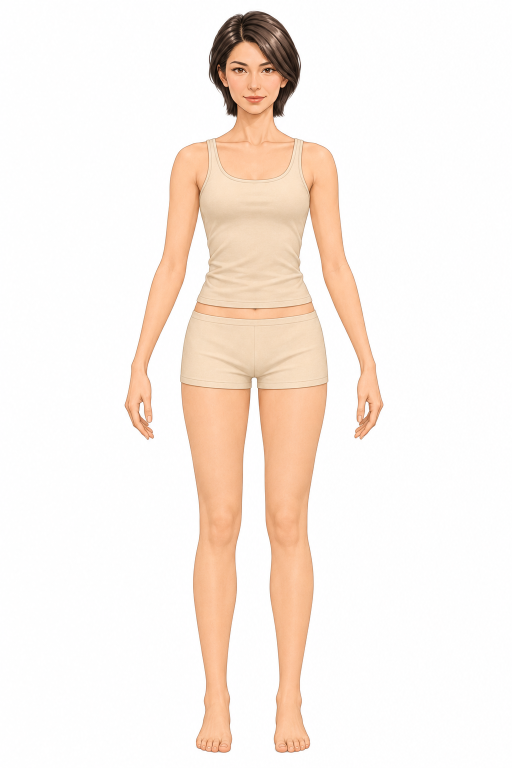
#> input picture artwork/woman-bob/standard-base-white.png, 1024 x 1536 px (shown at 1/2 size)
$ python fit-standard-bob.py
#> lines starting #> are read from the running program, lines starting #| are printed output that depends on the picture; after the words box and inside, x2 and y2 are one past the last pixel; in counts of white or black regions, pixels touching at a corner belong together
"""Export two base layers and fit existing Woman-Bob wardrobe artwork.

Fit curves are authored in the renderer's 560×1536 canvas. Each row describes
destination y, source y and two destination edge positions (four for trousers).
The white master and wardrobe display thumbnails are read-only inputs.
"""
import argparse
from importlib import import_module
from pathlib import Path

import numpy as np
from PIL import Image, ImageFilter

SIZE = (560,1536)

TOP_PINS = {
    "purple-graphic-tee": [
        [.354,.009,234,288], [.375,.055,239,307], [.439,.10,259,322],
        [.5,.111,279,324], [.5,.15,279,335], [.238,.053,186,302],
        [.141,.075,145,313], [.083,.151,124,339], [.047,.235,117,359],
        [.145,.269,157,366], [.006,.430,105,404], [.080,.462,128,414],
        [.191,.485,166,426], [.195,.503,167,434], [.215,.59,168,464],
        [.232,.701,173,503], [.237,.79,177,541], [.203,.902,164,584],
        [.181,.985,153,620], [.5,.991,279,630],
        [.286,.331,208,383], [.5,.323,279,378], [.30,.499,213,447],
        [.5,.495,279,439], [.5,.71,279,500],
    ],
    "navy-shirt": [
        [.5,.002,278,272], [.381,.009,237,277], [.366,.035,232,289],
        [.319,.075,216,292], [.376,.07,237,299], [.409,.12,248,324],
        [.316,.201,211,354], [.5,.22,278,353], [.5,.264,278,370],
        [.208,.111,174,304], [.117,.138,143,314], [.080,.181,127,331],
        [.059,.231,120,353], [.018,.375,109,400], [.003,.432,104,416],
        [.085,.470,130,426], [.201,.48,167,435], [.205,.506,169,443],
        [.225,.583,174,477], [.246,.702,179,529], [.209,.801,173,565],
        [.173,.907,157,608], [.215,.958,172,618], [.5,.998,278,633],
        [.287,.331,203,396], [.5,.397,278,421], [.322,.50,214,462],
        [.5,.55,278,475], [.5,.71,278,527],
    ],
}
# Source u/v, followed by destination x/y. Inner and outer sleeve points
# preserve each cuff and keep the neck, placket and hem coherent.
DRESS = [
    [.228,.012,145,315], [.276,.009,175,308], [.356,.005,212,297],
    [.370,.015,214,315], [.380,.030,218,332], [.391,.037,226,341],
    [.430,.044,246,348], [.50,.046,279,355],
    [.191,.040,122,337], [.161,.086,109,374], [.18,.115,113,395],
    [.211,.120,129,401], [.291,.128,165,414], [.303,.107,169,390],
    [.309,.120,168,407], [.312,.129,168,422], [.317,.140,169,441],
    [.327,.160,172,468], [.338,.180,176,508],
    [.374,.082,195,389], [.50,.081,279,378], [.385,.153,200,471],
    [.50,.147,279,452], [.349,.211,179,550], [.411,.215,221,562], [.50,.216,279,571],
    [.328,.240,161,606], [.299,.270,145,653], [.273,.302,133,699],
    [.245,.342,128,749], [.193,.458,122,860],
    [.116,.640,91,1060], [.061,.80,66,1233], [.004,.944,53,1387],
    [.081,.971,88,1398], [.22,.981,157,1412], [.50,.991,280,1417],
]
# Separate pattern pieces keep moving the cuff from pulling on the hip.
# All source locations are fractions of the original garment illustration.
COAT_BODICE = [
    [.50,.000,277,260], [.349,.022,230,264], [.50,.056,277,288],
    [.332,.068,226,282], [.319,.108,216,292], [.50,.156,277,322],
    [.242,.151,184,309], [.231,.229,171,351], [.244,.297,164,386],
    [.265,.380,160,432], [.387,.378,215,427], [.50,.377,277,434],
    [.265,.466,156,483], [.281,.509,155,508], [.50,.507,277,519],
    [.252,.569,147,544], [.211,.676,141,591], [.50,.664,277,601],
    [.182,.796,133,650], [.50,.808,277,668], [.172,.893,131,682],
    [.178,.941,136,701], [.203,.967,146,708], [.287,.989,170,715],
    [.403,.994,222,722], [.50,.997,277,724],
]
COAT_SLEEVE = [
    [.319,.106,216,291], [.219,.148,154,308], [.178,.182,128,323],
    [.152,.229,110,351], [.246,.290,159,395], [.130,.268,105,377],
    [.265,.374,157,437], [.102,.397,94,446], [.082,.438,90,474],
    [.259,.480,160,498], [.068,.490,84,504], [.062,.550,77,544],
    [.247,.545,149,547], [.229,.577,145,568], [.054,.583,67,574],
    [.219,.632,141,600], [.039,.637,58,602], [.028,.688,52,624],
    [.198,.709,122,640], [.012,.754,40,664], [.181,.772,109,675],
    [.003,.819,30,689], [.179,.849,96,707], [.015,.881,30,716],
    [.163,.892,85,726], [.027,.906,36,724], [.149,.917,78,738],
    [.030,.925,36,735], [.087,.930,54,745], [.142,.931,74,747],
]
PANTS = {
    "light-blue-jeans": [
        [596,535,166,390,280,280], [615,551,157,399,280,280],
        [668,615,136,422,280,280], [742,725,123,435,279,280],
        [782,778,127,430,274,281], [830,835,134,422,270,283],
        [942,953,147,408,260,291], [1055,1080,151,406,257,292],
        [1170,1200,150,404,250,300], [1315,1358,152,402,245,311],
        [1386,1444,154,400,244,311], [1393,1458,154,400,244,311],
    ],
    "black-trousers": [
        [593,541,170,391,280,280], [620,567,155,400,280,280],
        [698,688,134,424,280,280], [755,758,125,431,278,282],
        [800,799,129,431,273,285], [912,902,142,416,263,290],
        [1048,1060,147,410,257,292], [1170,1180,149,410,250,299],
        [1318,1360,149,409,248,311], [1383,1442,149,409,248,312],
        [1392,1467,149,409,248,312],
    ],
    "gray-joggers": [
        [597,542,166,392,280,280], [627,581,157,399,280,280],
        [710,695,134,426,280,280], [786,787,127,432,279,282],
        [840,834,128,431,270,287], [960,960,138,420,261,290],
        [1106,1100,143,413,256,295], [1240,1240,142,416,253,301],
        [1345,1380,148,409,249,311], [1388,1439,155,400,245,314],
        [1401,1458,155,399,245,314],
    ],
}


def load(folder,name):
    return Image.open(folder/(name+".webp")).convert("RGBA")


def save(folder,name,image):
    image.save(folder/(name+".webp"),"WEBP",lossless=True,method=4)


def master_layers(root,target):
    rgb=np.asarray(Image.open(root/"artwork/woman-bob/standard-base-white.png").convert("RGB")).astype(float)
    # Subtract the near-neutral backdrop according to its measured brightness.
    # Solid subject pixels, including all facial features, remain unchanged.
    baseline=np.median(np.concatenate((rgb[:,:45],rgb[:,-45:]),axis=1),axis=1)[:,None,:]
#> baseline = 1536 rows, first 8: [254, 254, 254], [254, 254, 254], [254, 254, 254], [254, 254, 254], [254, 254, 254], [254, 254, 254], [254, 254, 254], [254, 254, 254]
    d=np.max(baseline-rgb,axis=2)
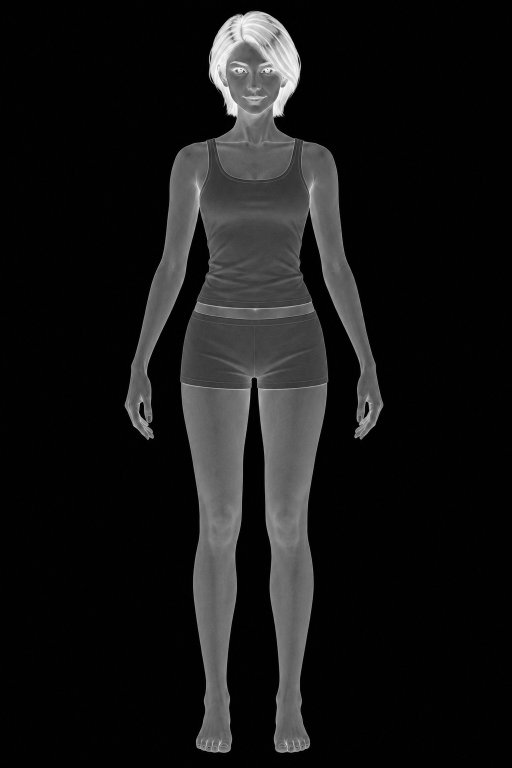
#> d: shape (1536, 1024) float64 (shown at 1/2 size); min -1, max 254, mean 21.3; drawn with min black and max white
    alpha=np.clip((d-9)/44,0,1)
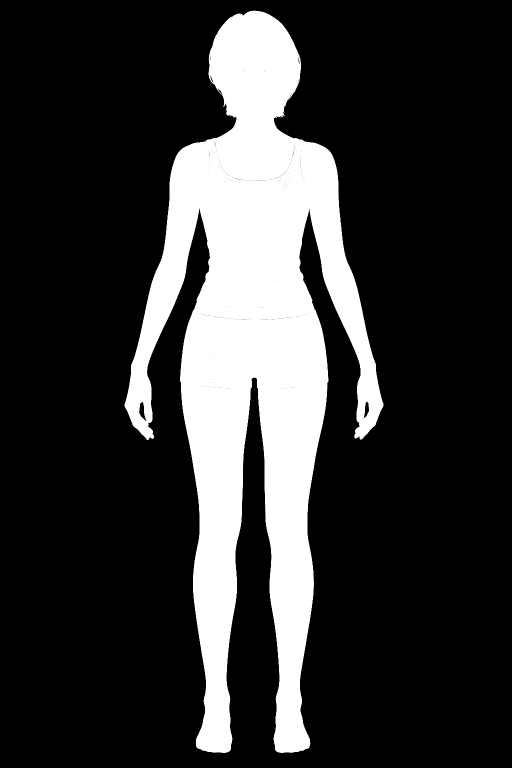
#> alpha: shape (1536, 1024) float64 (shown at 1/2 size); min 0, max 1, mean 0.207
    alpha[alpha>.92]=1
    edge=(alpha>0)&(alpha<1)
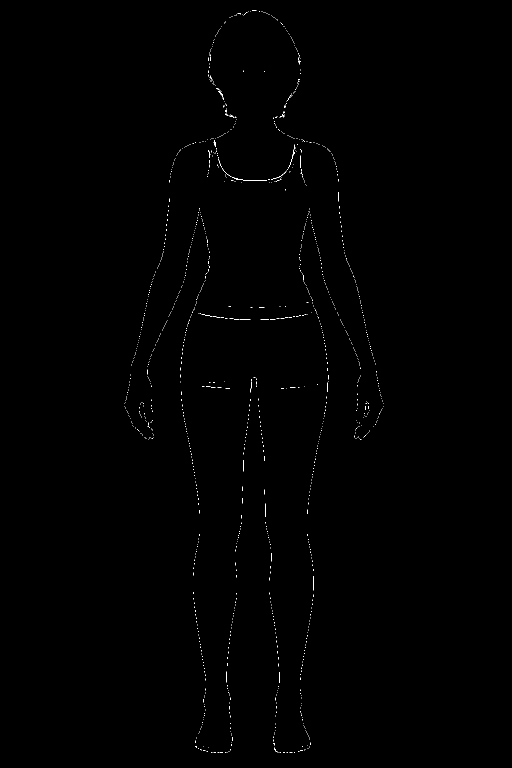
#> edge: shape (1536, 1024) bool (shown at 1/2 size); 0.22% white in thin lines or dots, all inside (x1, y1, x2, y2) = (249, 21, 767, 1506)
    rgb[edge]=np.clip((rgb[edge]-255*(1-alpha[edge,None]))/alpha[edge,None],0,255)
    keyed=Image.fromarray(np.rint(np.dstack((rgb,alpha*255))).astype("uint8"))
    aligned=Image.new("RGBA",SIZE)
#> aligned: PIL image 560x1536 RGBA; every value is 0
    aligned.paste(keyed.resize((983,1475),Image.Resampling.LANCZOS),(-212,35))
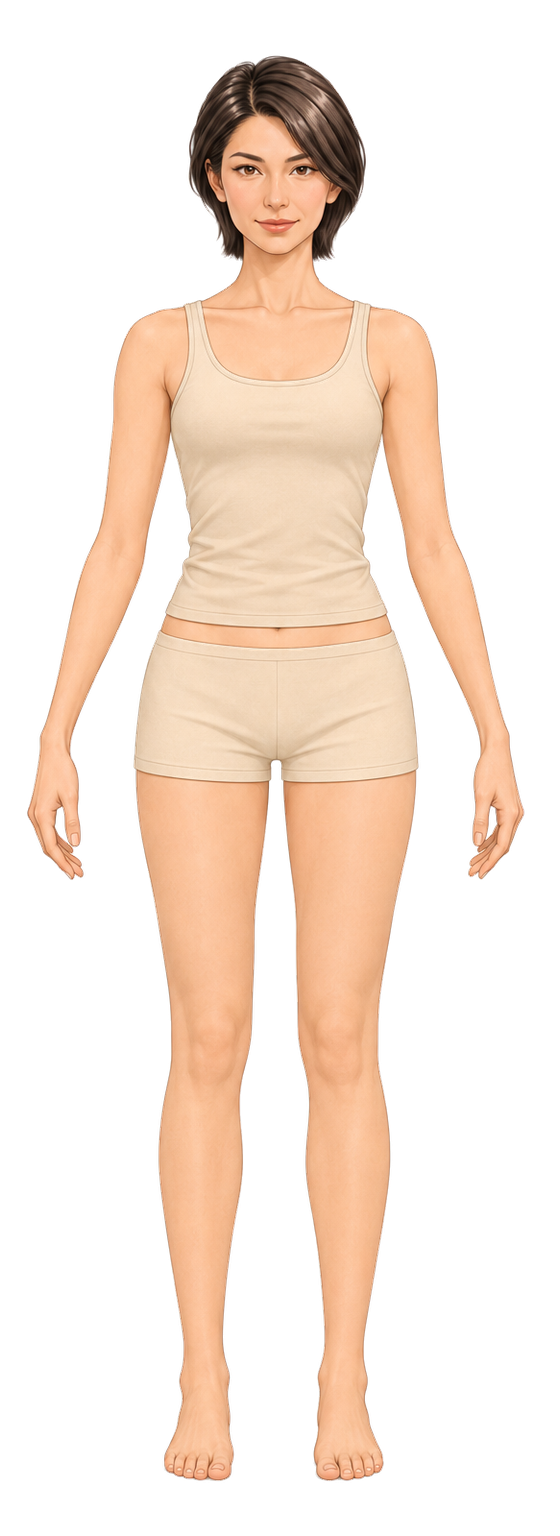
#> aligned: PIL image 560x1536 RGBA; mean R, G, B, A 84.1, 67.7, 55.4, 89.2; transparent parts drawn white
    arr=np.asarray(aligned).copy()
    arr[arr[:,:,3]<12,3]=0
#> arr: shape (1536, 560, 4); 0.82% of pixels changed, all inside (x1, y1, x2, y2) = (25, 53, 527, 1484)
    # Keep hair and head as a separate layer above rear collars.
    head=arr.copy()
    head[287:,:,3]=0
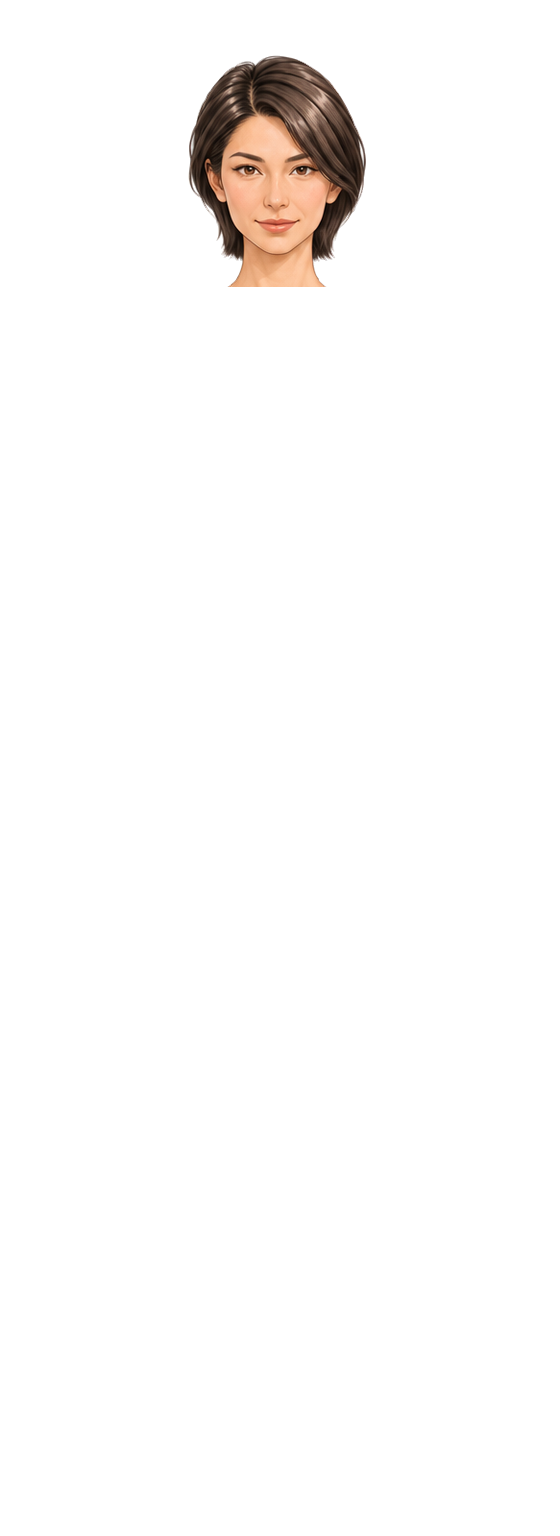
#> head: shape (1536, 560, 4); mean R, G, B, A 84.1, 67.7, 55.4, 9.1; transparent parts drawn white
    arr[:277,:,3]=0
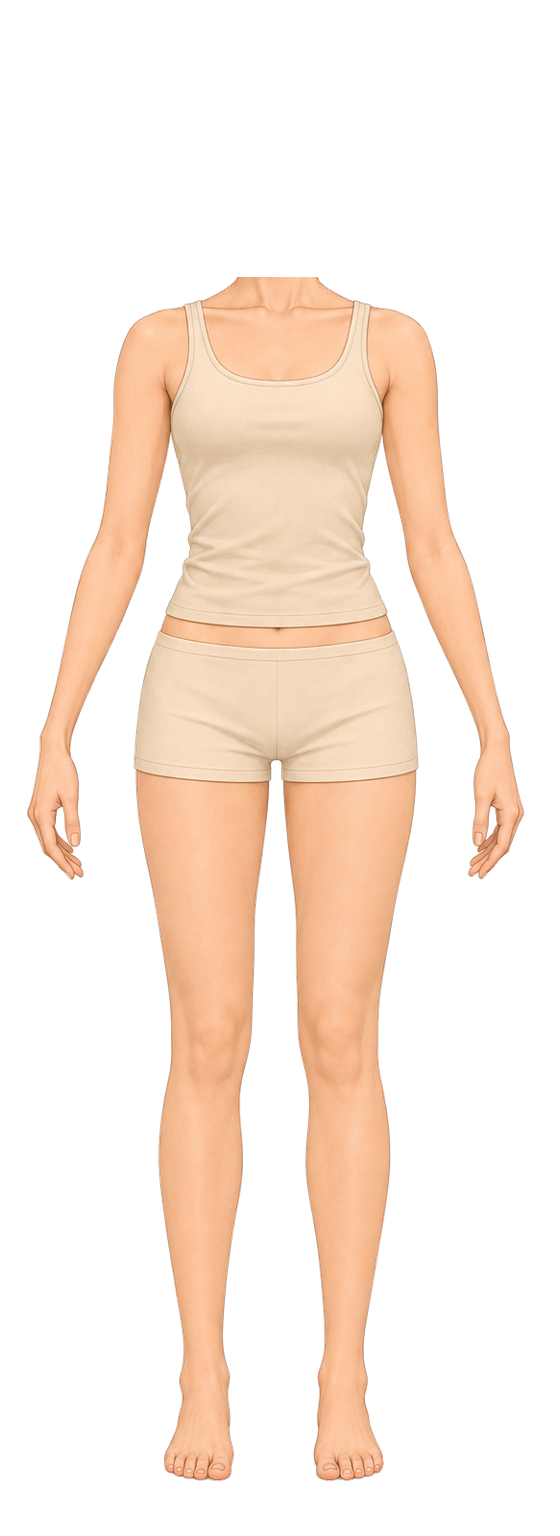
#> arr: shape (1536, 560, 4); mean R, G, B, A 84.1, 67.7, 55.4, 80.3; transparent parts drawn white
    save(target,"head",Image.fromarray(head))
    save(target,"body",Image.fromarray(arr))


# [82 lines left out: functions resample, fitted, cover_pants, full_pins, garment_volume, not called in this run]


def source_art(root, name):
    return Image.open(root/"artwork/woman-bob"/(name+".png")).convert("RGBA")


# [30 lines left out: functions cuff_contact, finish_upper, not called in this run]


def make_top(root, dest, name):
    tools=import_module("prepare-woman-bob")
    drawing=source_art(root,name)
    pins=full_pins(TOP_PINS[name])
    if name=="purple-graphic-tee":
        # The drawing's right side seam is farther in than its left.
        # Register its actual edge rather than mirroring empty margin.
        right_seam={.485:.806,.503:.794,.59:.772,.701:.749,
                    .79:.746,.902:.772,.985:.799}
        pins=[(right_seam.get(v,u) if u>.7 else u,v,x,y) for u,v,x,y in pins]
    region=(250,657)
    if name=="navy-shirt":
        opening=[(.372,-.01),(.629,-.01),(.629,.028),(.620,.073),
                 (.596,.115),(.50,.216),(.404,.115),(.380,.073),(.372,.028)]
        drawing,back=tools.split_collar(drawing,opening)
        save(dest,"navy-shirt-back",tools.warp(back,pins,region))
    cloth=tools.warp(drawing,pins,region)
    save(dest,name,finish_upper(cloth,dest,name,(391,455,171),(273,358)))


# [130 lines left out: functions make_dress, make_coat, skirt_inside_coat, fit_shoes, not called in this run]


def main(root,phase):
    src=root/"assets/wardrobe/tryon/woman-bob"
    dest=src/"standard"
    dest.mkdir(parents=True,exist_ok=True)
    if phase in ("pilot","all"):
        master_layers(root,dest)
        make_top(root,dest,"purple-graphic-tee")
        save(dest,"light-blue-jeans",cover_pants(src,"light-blue-jeans"))
        save(dest,"white-platform-sneakers",fit_shoes(load(src,"white-platform-sneakers"),"white-platform-sneakers"))
    if phase in ("ordinary","all"):
        for name in ("black-trousers","gray-joggers"):
            save(dest,name,cover_pants(src,name))
        make_top(root,dest,"navy-shirt")
        save(dest,"ivory-mary-janes",fit_shoes(load(src,"ivory-mary-janes"),"ivory-mary-janes"))
    if phase == "pants":
        for name in PANTS:
            save(dest,name,cover_pants(src,name))
    if phase=="upper":
        for name in TOP_PINS:
            make_top(root,dest,name)
    if phase in ("upper","dress","special","all"):
        make_dress(root,dest)
    if phase in ("upper","coat","special","all"):
        make_coat(root,dest)
    if phase in ("upper","dress","special","all"):
        skirt_inside_coat(dest)


if __name__=="__main__":
    parser=argparse.ArgumentParser(description=__doc__)
    parser.add_argument("--root",type=Path,default=Path(__file__).resolve().parents[1])
    parser.add_argument("--phase",choices=("pilot","ordinary","pants","dress","coat","special","upper","all"),default="all")
    args=parser.parse_args()
#> (the run stopped early here; a loop or call above may not have finished)
